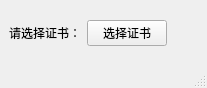
<?xml version="1.0" encoding="UTF-8"?>
<ui version="4.0">
 <class>MainWindow</class>
 <widget class="QMainWindow" name="MainWindow">
  <property name="geometry">
   <rect>
    <x>0</x>
    <y>0</y>
    <width>207</width>
    <height>88</height>
   </rect>
  </property>
  <property name="windowTitle">
   <string>MainWindow</string>
  </property>
  <widget class="QWidget" name="centralwidget">
   <layout class="QVBoxLayout" name="verticalLayout">
    <item>
     <layout class="QHBoxLayout" name="horizontalLayout">
      <item>
       <widget class="QLabel" name="label">
        <property name="text">
         <string>请选择证书：</string>
        </property>
       </widget>
      </item>
      <item>
       <widget class="QPushButton" name="pushButton">
        <property name="text">
         <string>选择证书</string>
        </property>
       </widget>
      </item>
      <item>
       <spacer name="horizontalSpacer">
        <property name="orientation">
         <enum>Qt::Horizontal</enum>
        </property>
        <property name="sizeHint" stdset="0">
         <size>
          <width>40</width>
          <height>20</height>
         </size>
        </property>
       </spacer>
      </item>
     </layout>
    </item>
   </layout>
  </widget>
  <widget class="QMenuBar" name="menubar">
   <property name="geometry">
    <rect>
     <x>0</x>
     <y>0</y>
     <width>207</width>
     <height>23</height>
    </rect>
   </property>
  </widget>
  <widget class="QStatusBar" name="statusbar"/>
 </widget>
 <resources/>
 <connections/>
</ui>
